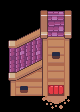

A 2D game scene composited from a Tiled map and its tileset images. What follows is a short description and the map's XML, with every tile layer's data as written:
An orthogonal 5x7 tile map with 16x16 px tiles, 4 tile layers (Decor, Buildings (Base), Buildings (Detail), Buildings (Upper)) and 2 objects.

<map version="1.10" tiledversion="1.11.2" orientation="orthogonal" renderorder="right-down" width="5" height="7" tilewidth="16" tileheight="16" infinite="0" nextlayerid="9" nextobjectid="17">
 <editorsettings>
  <export format="csv" />
 </editorsettings>
 <tileset firstgid="1" source="spr_tileset_sunnysideworld_16px.tsx" />
 <layer id="2" name="Decor" width="5" height="7">
  <data encoding="csv">
0,0,0,0,0,
0,0,0,0,0,
0,0,0,0,0,
0,0,0,0,0,
0,0,0,0,0,
0,0,0,0,0,
0,0,206,207,208
</data>
 </layer>
 <layer id="3" name="Buildings (Base)" width="5" height="7">
  <data encoding="csv">
0,0,0,0,0,
0,0,0,0,0,
0,0,0,0,0,
2773,2774,2775,0,0,
2837,2838,2839,0,0,
2960,2840,2840,909,2962,
0,0,0,0,0
</data>
 </layer>
 <layer id="8" name="Buildings (Detail)" width="5" height="7">
  <data encoding="csv">
0,0,0,0,0,
0,2966,2967,0,0,
3029,3030,3031,0,0,
0,0,0,0,0,
0,0,0,0,0,
2901,847,0,792,0,
0,0,0,0,0
</data>
 </layer>
 <layer id="4" name="Buildings (Upper)" width="5" height="7">
  <data encoding="csv">
0,0,2640,2641,2642,
0,0,2832,2833,2834,
0,0,2896,2897,2898,
2773,2774,2960,2914,2962,
2837,2838,2960,2840,2962,
0,0,2960,845,0,
0,0,0,0,0
</data>
 </layer>
 <objectgroup id="5" name="Interactables">
  <object id="12" x="9.6913" y="10.8332" width="59.661" height="84.7814">
   <properties>
    <property name="action" value="openCrafting" />
   </properties>
  </object>
 </objectgroup>
 <objectgroup id="6" name="Collision">
  <object id="14" x="9.9475" y="42.4531" width="59.0234" height="53.0355" />
 </objectgroup>
</map>
